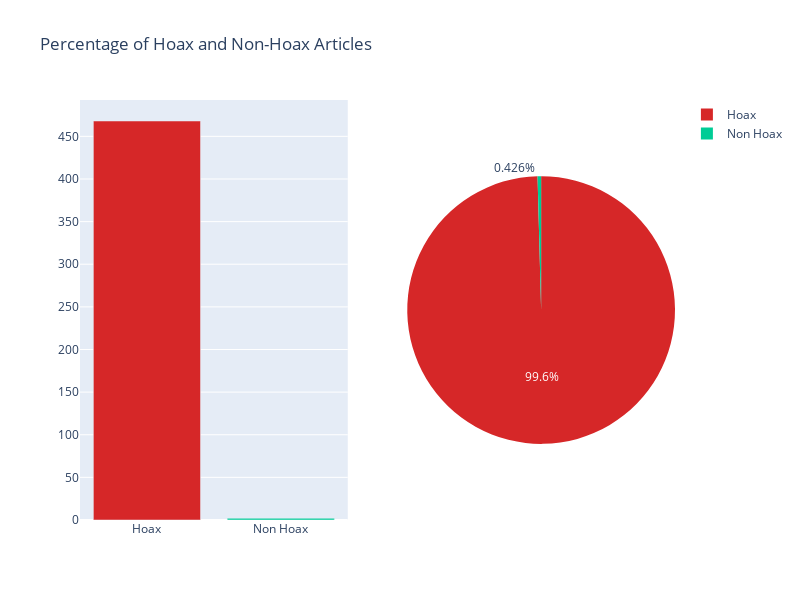

Source (notebook cell):
### Code cell
# visualization
from plotly.subplots import make_subplots
import plotly.graph_objects as go

fig = make_subplots(rows=1, cols=2, specs=[[{"type": "bar"}, {"type": "domain"}]])

fig.add_trace(
    go.Bar(x=temp.index, y=temp.values, marker=
           dict(color=["#D62728", "#00CC96"]), showlegend=False),
    row=1, col=1
)

fig.add_trace(
    go.Pie(labels=temp.index, values=temp.values, marker_colors=["#D62728", "#00CC96"]),
           row=1, col=2
)

fig.update_layout(height=600, width=800, title_text="Percentage of Hoax and Non-Hoax Articles")
fig.show()

### Figure 1 — Plotly figure (JSON) as saved in the notebook; plotly's stock layout.template omitted (floating-point values rounded to 4 significant figures)
{"data": [{"marker": {"color": ["#D62728", "#00CC96"]}, "showlegend": false, "type": "bar", "x": ["Hoax", "Non Hoax"], "xaxis": "x", "y": [468, 2], "yaxis": "y"}, {"domain": {"x": [0.55, 1], "y": [0, 1]}, "labels": ["Hoax", "Non Hoax"], "marker": {"colors": ["#D62728", "#00CC96"]}, "type": "pie", "values": [468, 2]}], "layout": {"height": 600, "title": {"text": "Percentage of Hoax and Non-Hoax Articles"}, "width": 800, "xaxis": {"anchor": "y", "domain": [0, 0.45]}, "yaxis": {"anchor": "x", "domain": [0, 1]}}}
